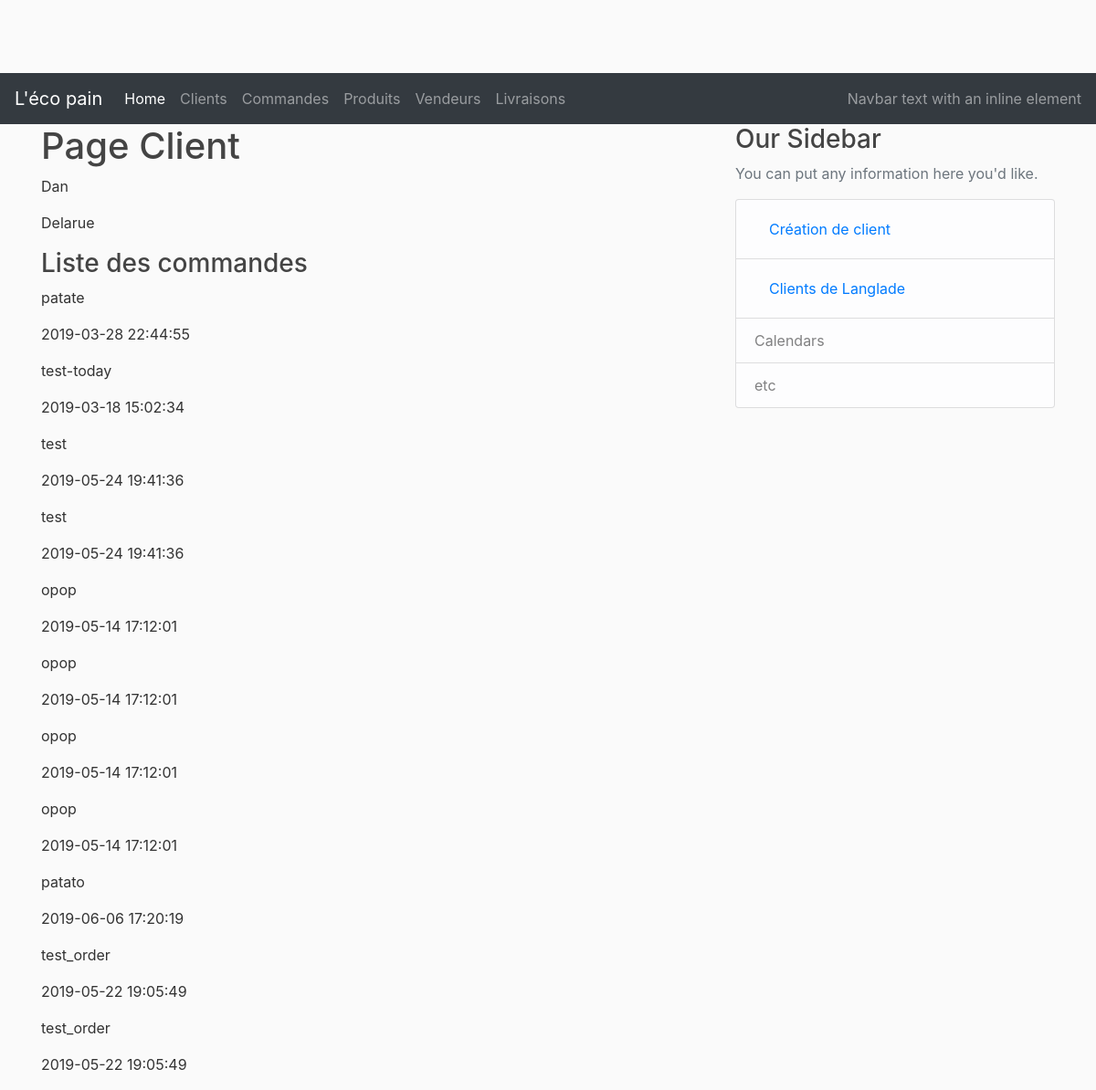
Before: /customers/5 with the older database file.
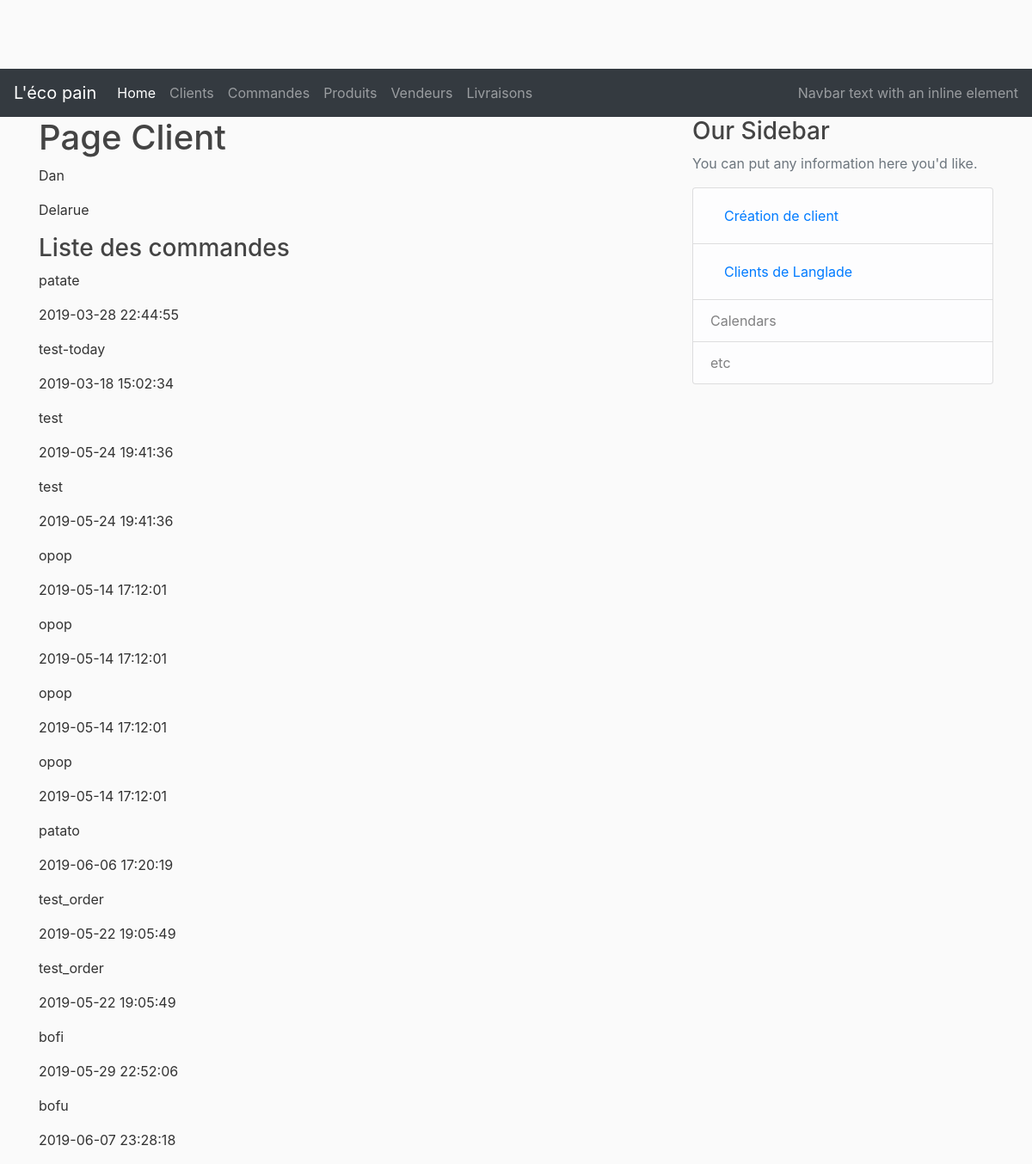
After: the same page with the newer database file.
### lecopain/dao/customer.py (models this page shows, shortened)
class Customer(db.Model)        :
    __tablename__               = 'customers'
    id                          = db.Column(db.Integer, primary_key                             = True)
    firstname                   = db.Column(db.String(50), nullable                             = False)
    lastname                    = db.Column(db.String(50), nullable                             = False)
    address                     = db.Column(db.String(200))
    cp                          = db.Column(db.String(20))
    city                        = db.Column(db.String(50))
    email                       = db.Column(db.String(200), nullable                            = False)
    created_at                  = db.Column(db.DateTime, nullable                               = False, default = datetime.utcnow)
    orders                      = db.relationship('CustomerOrder', backref                      = 'owner', lazy  = True)

class CustomerOrder(db.Model)   :
    __tablename__               = 'customer_orders'
    id                          = db.Column(db.Integer, primary_key                             = True)
    title                       = db.Column(db.String(50), nullable                             = False)
    delivery_dt                 = db.Column(db.DateTime)
    created_at                  = db.Column(db.DateTime, nullable                               = False, default = datetime.utcnow)
    customer_id                 = db.Column(db.Integer, db.ForeignKey('customers.id'), nullable = False)
    status                      = db.Column(db.String(20), nullable                             = False)

### lecopain/controllers/customer_controller.py (the view)
@customer_page.route("/customers/<int:customer_id>")
def customer(customer_id):
    customer = Customer.query.get_or_404(customer_id)
    return render_template('/customers/customer.html', customer=customer)

### lecopain/templates/customers/customer.html
{% extends "layout.html" %}
{% block content %}
    <h1>Page Client</h1>
    <div class="content-section">
        <p>{{customer.firstname}}</p>
        <p>{{customer.lastname}}</p>
    </div>
    <div>
        <h3>Liste des commandes</h3>
    </div>
    <div class="content-section">
        {% for order in customer.orders %}
            <p>{{order.title}}</p>
            <p>{{order.delivery_dt}}</p>
        {% endfor %}
    </div>
{% endblock %}
{% block right_menu %}
<div class="content-section">
    <h3>Our Sidebar</h3>
    <p class='text-muted'>You can put any information here you'd like.
        <ul class="list-group">
        <li class="list-group-item list-group-item-light">
                <a class="nav-link" href="/customers/new">Création de client</a></li>
        <li class="list-group-item list-group-item-light">
                <a class="nav-link" href="/customers/city/Langlade">Clients de Langlade</a></li>
        <li class="list-group-item list-group-item-light">Calendars</li>
        <li class="list-group-item list-group-item-light">etc</li>
        </ul>
    </p>
</div>
{% endblock %}

### lecopain/templates/layout.html (shortened to what this page needs)
<!DOCTYPE html>
<html>
<head>
  <link rel="stylesheet" href="https://stackpath.bootstrapcdn.com/bootstrap/4.2.1/css/bootstrap.min.css"
 />
  <link rel="stylesheet" type="text/css" href="{{ url_for('static', filename='main.css')}}" />
  <link rel="stylesheet" href="https://use.fontawesome.com/releases/v5.7.1/css/all.css"
 />
  <link rel="stylesheet"
    href="https://cdnjs.cloudflare.com/ajax/libs/tempusdominus-bootstrap-4/5.0.0-alpha14/css/tempusdominus-bootstrap-4.min.css" />
</head>
<body>
  <nav class="navbar navbar-expand-lg navbar-dark bg-dark">
    <a class="navbar-brand" href="#">L'éco pain</a>
    <div class="collapse navbar-collapse" id="navbarText">
      <ul class="navbar-nav mr-auto">
        <li class="nav-item active">
          <a class="nav-link" href="/">Home <span class="sr-only">(current)</span></a>
        </li>
        <li class="nav-item">
          <a class="nav-link" href="/customers">Clients</a>
        </li>
        <li class="nav-item">
          <a class="nav-link" href="/orders">Commandes</a>
        </li>
        <li class="nav-item">
          <a class="nav-link" href="/products">Produits</a>
        </li>
        <li class="nav-item">
          <a class="nav-link" href="/vendors">Vendeurs</a>
        </li>
        <li class="nav-item">
          <a class="nav-link" href="/deliveries">Livraisons</a>
        </li>
      </ul>
      <span class="navbar-text">
        Navbar text with an inline element
      </span>
    </div>
  </nav>
  <div class="container">
    <div class="row">
      <div class="col-md-8">
        {% block content %} {% endblock %}
      </div>
      <div class="col-md-4">
        {% block right_menu %} {% endblock %}
      </div>
    </div>
  </div>
</body>
</html>

### lecopain/static/main.css (style rules this page uses)
body { background: #fafafa; color: #333333; margin-top: 5rem; }
h1, h2, h3, h4, h5, h6 { color:#444444; }

Changed rows visible on the page:
added CustomerOrder: title "bofi", delivery_dt "2019-05-29 22:52:06"
added CustomerOrder: title "bofu", delivery_dt "2019-06-07 23:28:18"
